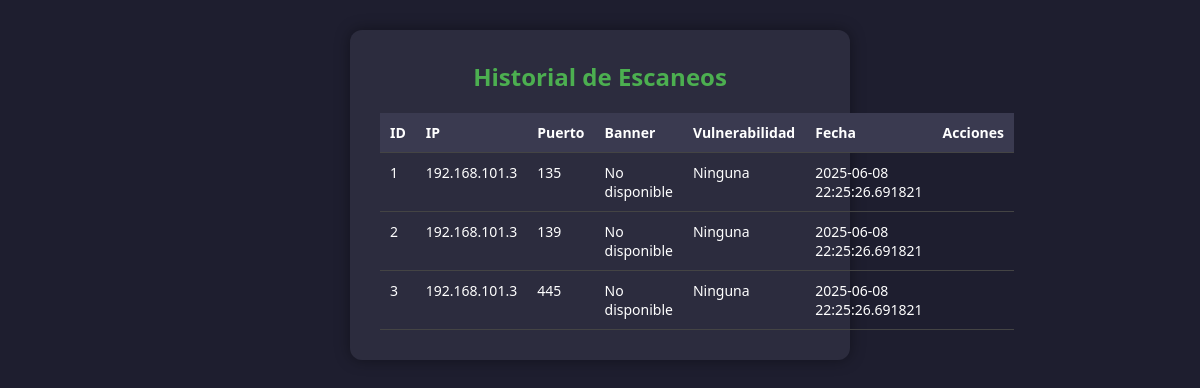
/historial, run on an earlier commit of the app's database.
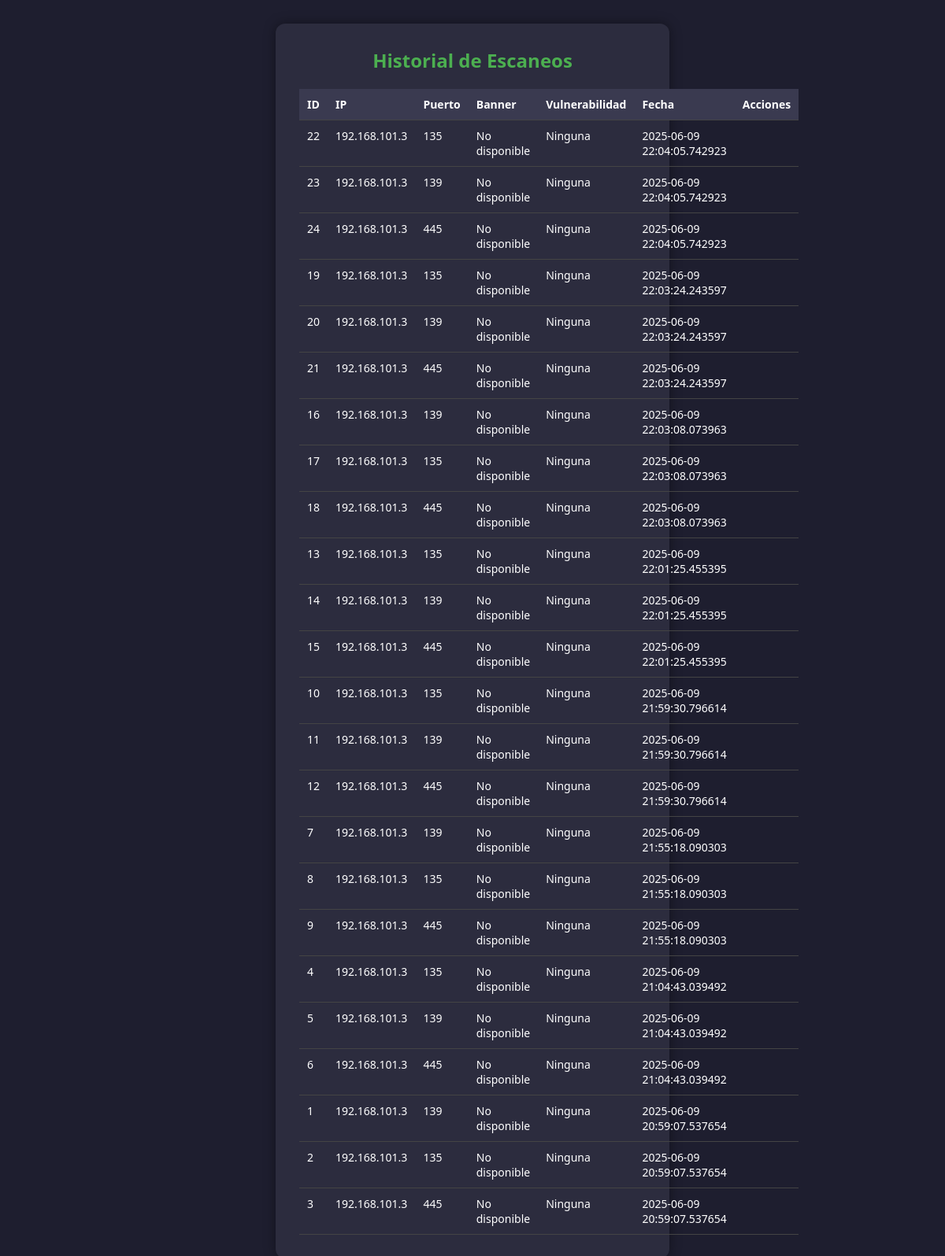
And on a later commit of the database.
### tables this page shows
CREATE TABLE scans (
                        id INTEGER PRIMARY KEY AUTOINCREMENT,
                        ip TEXT,
                        port INTEGER,
                        banner TEXT,
                        description TEXT,
                        vulnerabilities TEXT,
                        timestamp TEXT
                    );

### app.py (the view)
@app.route('/historial')
def historial():
    scans = get_all_scans()
    return render_template('historial.html', scans=scans)

### app.py (called while the page is built)
def get_all_scans():
    conn = sqlite3.connect('database.db')
    c = conn.cursor()
    c.execute("SELECT * FROM scans ORDER BY timestamp DESC")
    rows = c.fetchall()
    conn.close()
    return rows

### templates/historial.html (shortened to what this page needs)
<!DOCTYPE html>
<html lang="es">
<head>
    <link rel="stylesheet" href="{{ url_for('static', filename='style.css') }}">
</head>
<body>
    <div class="container">
        <h1> Historial de Escaneos</h1>
        <table>
            <thead>
                <tr>
                    <th>ID</th>
                    <th>IP</th>
                    <th>Puerto</th>
                    <th>Banner</th>
                    <th>Vulnerabilidad</th>
                    <th>Fecha</th>
                    <th>Acciones</th>
                </tr>
            </thead>
            <tbody>
                {% for scan in scans %}
                <tr>
                    <td>{{ scan[0] }}</td>
                    <td>{{ scan[1] }}</td>
                    <td>{{ scan[2] }}</td>
                    <td>{{ scan[3] }}</td>
                    <td>{{ scan[5] }}</td>
                    <td>{{ scan[6] }}</td>
                    <td>
                    </td>
                </tr>
                {% endfor %}
            </tbody>
        </table>
    </div>
</body>
</html>

What changed in the data, as far as the page shows it:
added scans: id "22", ip "192.168.101.3", port "135", banner "No disponible", vulnerabilities "Ninguna", timestamp "2025-06-09 22:04:05.742923"
added scans: id "23", ip "192.168.101.3", port "139", banner "No disponible", vulnerabilities "Ninguna", timestamp "2025-06-09 22:04:05.742923"
added scans: id "24", ip "192.168.101.3", port "445", banner "No disponible", vulnerabilities "Ninguna", timestamp "2025-06-09 22:04:05.742923"
added scans: id "19", ip "192.168.101.3", port "135", banner "No disponible", vulnerabilities "Ninguna", timestamp "2025-06-09 22:03:24.243597"
added scans: id "20", ip "192.168.101.3", port "139", banner "No disponible", vulnerabilities "Ninguna", timestamp "2025-06-09 22:03:24.243597"
added scans: id "21", ip "192.168.101.3", port "445", banner "No disponible", vulnerabilities "Ninguna", timestamp "2025-06-09 22:03:24.243597"
added scans: id "16", ip "192.168.101.3", port "139", banner "No disponible", vulnerabilities "Ninguna", timestamp "2025-06-09 22:03:08.073963"
added scans: id "17", ip "192.168.101.3", port "135", banner "No disponible", vulnerabilities "Ninguna", timestamp "2025-06-09 22:03:08.073963"
added scans: id "18", ip "192.168.101.3", port "445", banner "No disponible", vulnerabilities "Ninguna", timestamp "2025-06-09 22:03:08.073963"
added scans: id "13", ip "192.168.101.3", port "135", banner "No disponible", vulnerabilities "Ninguna", timestamp "2025-06-09 22:01:25.455395"
added scans: id "14", ip "192.168.101.3", port "139", banner "No disponible", vulnerabilities "Ninguna", timestamp "2025-06-09 22:01:25.455395"
added scans: id "15", ip "192.168.101.3", port "445", banner "No disponible", vulnerabilities "Ninguna", timestamp "2025-06-09 22:01:25.455395"
added scans: id "10", ip "192.168.101.3", port "135", banner "No disponible", vulnerabilities "Ninguna", timestamp "2025-06-09 21:59:30.796614"
added scans: id "11", ip "192.168.101.3", port "139", banner "No disponible", vulnerabilities "Ninguna", timestamp "2025-06-09 21:59:30.796614"
added scans: id "12", ip "192.168.101.3", port "445", banner "No disponible", vulnerabilities "Ninguna", timestamp "2025-06-09 21:59:30.796614"
added scans: id "7", ip "192.168.101.3", port "139", banner "No disponible", vulnerabilities "Ninguna", timestamp "2025-06-09 21:55:18.090303"
added scans: id "8", ip "192.168.101.3", port "135", banner "No disponible", vulnerabilities "Ninguna", timestamp "2025-06-09 21:55:18.090303"
added scans: id "9", ip "192.168.101.3", port "445", banner "No disponible", vulnerabilities "Ninguna", timestamp "2025-06-09 21:55:18.090303"
added scans: id "4", ip "192.168.101.3", port "135", banner "No disponible", vulnerabilities "Ninguna", timestamp "2025-06-09 21:04:43.039492"
added scans: id "5", ip "192.168.101.3", port "139", banner "No disponible", vulnerabilities "Ninguna", timestamp "2025-06-09 21:04:43.039492"
added scans: id "6", ip "192.168.101.3", port "445", banner "No disponible", vulnerabilities "Ninguna", timestamp "2025-06-09 21:04:43.039492"
changed scans id 1: port "135" → "139"; timestamp "2025-06-08 22:25:26.691821" → "2025-06-09 20:59:07.537654"
changed scans id 2: port "139" → "135"; timestamp "2025-06-08 22:25:26.691821" → "2025-06-09 20:59:07.537654"
changed scans id 3: timestamp "2025-06-08 22:25:26.691821" → "2025-06-09 20:59:07.537654"
